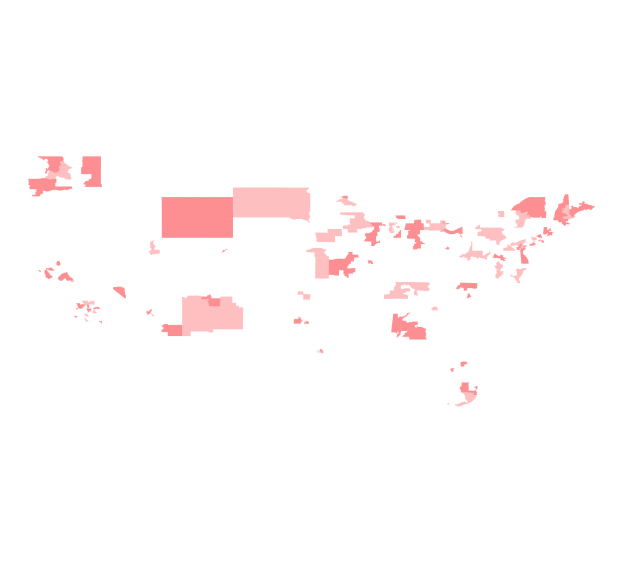

This figure's R source:
library(tidyverse)
library(dplyr)
library(readr)
library(sf)

# shapefiles

district_115 <- read_sf("usmap/115thcongress/tl_2017_us_cd115.shp")
district_116 <- read_sf("usmap/116thcongress/tl_2019_us_cd116.shp")
district_117 <- read_sf("usmap/117thcongress/tl_2022_us_cd116.shp")
nc_district_117 <- read_sf("usmap/117thcongress/nc117thcongress/C-Goodwin-A-1-TC.shp")
officeholders <- read_csv("usmap/officeholders.csv")

# clean

district_115 = district_115 %>%
  filter(STATEFP < 57) %>%
  filter(STATEFP != 11) %>%
  filter(CD115FP != "ZZ")

district_116 = district_116 %>%
  filter(STATEFP < 57) %>%
  filter(STATEFP != 11) %>%
  filter(CD116FP != "ZZ")

district_117 = district_117 %>%
  filter(STATEFP != 37) %>%
  filter(STATEFP < 57) %>%
  filter(STATEFP != 11) %>%
  filter(CD116FP != "ZZ")

# test

office115 = officeholders %>%
  filter(Congress == 115,
         Year == 2018)

women_115 = office115 %>%
  left_join(district_115, by = "GEOID") %>%
  filter(STATEFP.x != 15)

head(women_115)

ggplot(women_115) +
  geom_sf(aes(geometry = geometry), fill = "red", color = NA, alpha = 0.25) +
  theme_void()


office116 = officeholders %>%
  filter(Congress == 116,
         Year == 2019)

women_116 = office116 %>%
  left_join(district_115, by = "GEOID") %>%
  filter(STATEFP.x != 15)

ggplot(women_116) +
  geom_sf(aes(geometry = geometry), fill = "red", color = NA, alpha = 0.25) +
  theme_void()

ggplot() +
  geom_sf(data = women_115, aes(geometry = geometry), fill = "red", color = NA, alpha = 0.25) +
  geom_sf(data = women_116, aes(geometry = geometry), fill = "red", color = NA, alpha = 0.25) +
  theme_void()
